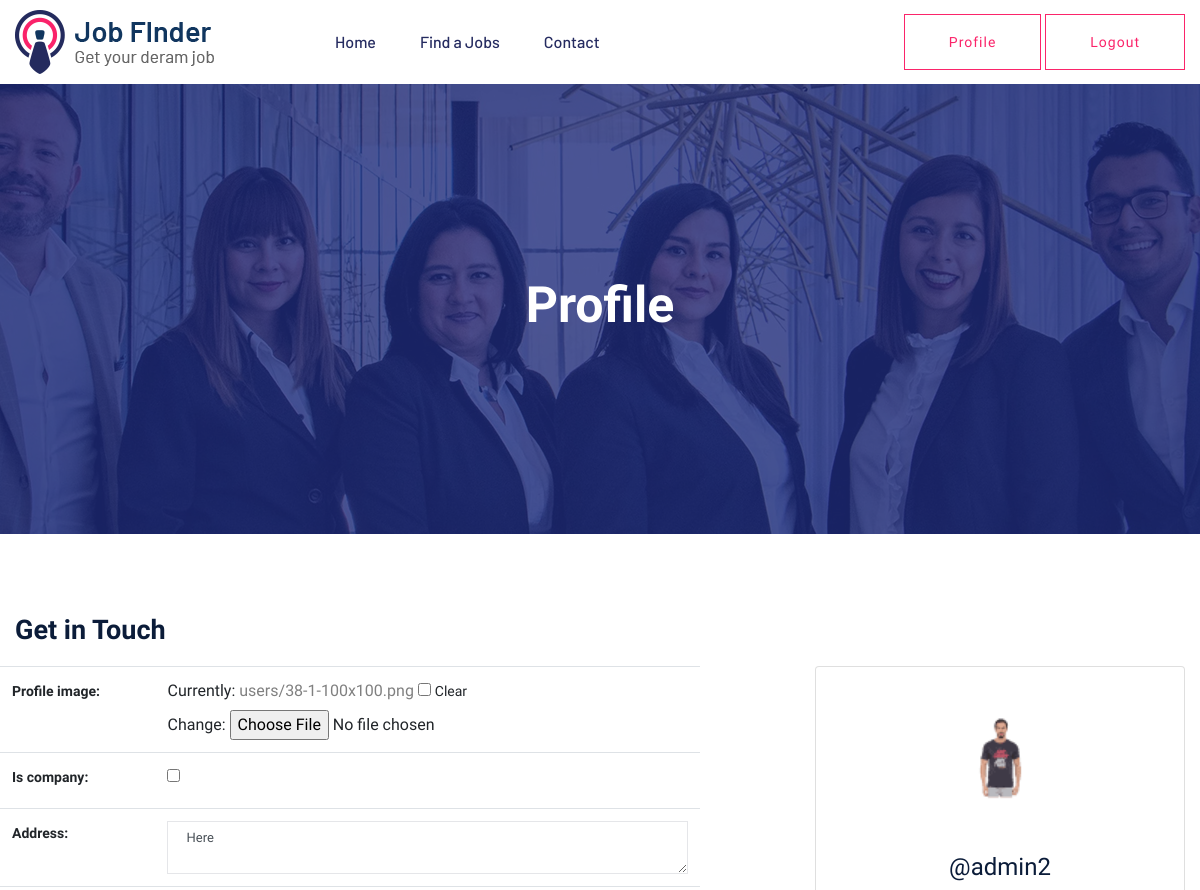
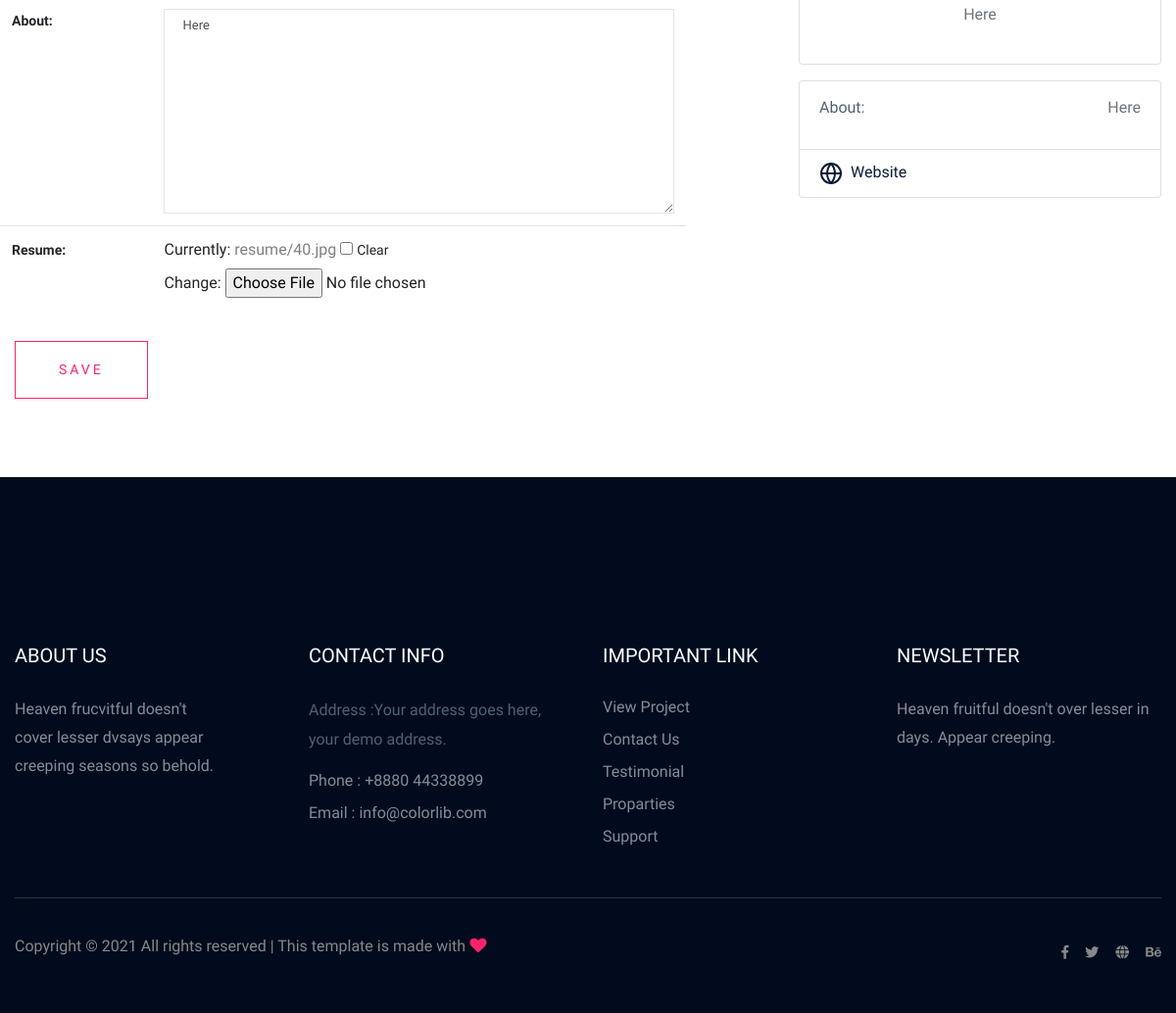
The page /user/profile/ (signed in) on the database its author committed (2 pictures, top to bottom).
### user/models.py (models this page shows, shortened)
class Profile(models.Model):
    user = models.OneToOneField(User, related_name='profile', on_delete=models.CASCADE)
    profile_image = models.ImageField(upload_to='users', null=True, blank=True)
    is_company = models.BooleanField(default=False)
    address = models.TextField( null=True, blank=True)
    about = models.TextField( null=True, blank=True)
    resume = models.FileField(upload_to='resume', null=True, blank=True)

### user/views.py (the view)
# urls.py: path('profile/', views.profile, name='profile'),
@login_required
def profile(request):
    next_url = request.GET.get('next')
    profile = Profile.objects.get(user=request.user)
    form = ProfileForm(request.POST or None, request.FILES or None, instance=profile)
    if request.method == "POST":
        if form.is_valid():
            form.save()
            return redirect(next_url)
    context = {
        'form': form,
        'profile': profile,
    }
    return render(request, 'user/profile.html', context)

### user/forms.py
class ProfileForm(forms.ModelForm):
    class Meta:
        model = Profile
        fields = '__all__'
        exclude = ('user', )
        widgets = {
            'about': forms.Textarea(attrs={
                                            'class': 'form-control',
                                            'placeholder': 'About your self',
                                        }),
            'address': forms.Textarea(attrs={
                                            'class': 'form-control',
                                            'placeholder': 'Address',
                                            'rows': 2,
                                        }),
        }

### user/templates/user/profile.html (shortened to what this page needs)
{% extends 'base.html' %}
{% load static %}
{% block content %}
<div class="slider-area ">
    <div class="single-slider section-overly slider-height2 d-flex align-items-center"
        data-background="{% static 'img/hero/about.jpg'%}">
        <div class="container">
            <div class="row">
                <div class="col-xl-12">
                    <div class="hero-cap text-center">
                        <h2>Profile</h2>
                    </div>
                </div>
            </div>
        </div>
    </div>
</div>
<section class="contact-section">
    <div class="container">
        <div class="row">
            <div class="col-12">
                <h2 class="contact-title">Get in Touch</h2>
            </div>
            <div class="col-lg-7">
                <form class="form-contact contact_form" action=" " method="POST" enctype="multipart/form-data">
                    <div class="row">
                        <table cellpadding=10 class='table'>
                            {{ form.as_table }}
                        </table>
                    </div>
                    <div class="form-group mt-3">
                        <button type="submit" class="button button-contactForm boxed-btn">Save</button>
                    </div>
                </form>
            </div>
            <div class="col-lg-4 offset-lg-1">
                <div class="card">
                    <div class="card-body">
                        <div class="d-flex flex-column align-items-center text-center">
                            <img src="{% if profile.profile_image %}{{ profile.profile_image.url }}{% endif %}" alt="Admin" class="rounded-circle" width="150">
                            <div class="mt-3">
                                <h4>@{{ profile.user.username }}</h4>
                                <p class="text-muted font-size-sm">{{ profile.address }}</p>
                            </div>
                        </div>
                    </div>
                </div>
                <div class="card mt-3">
                    <ul class="list-group list-group-flush">
                        <li class="list-group-item d-flex justify-content-between align-items-center flex-wrap">
                            <p>About: </p>
                            <p class="text-muted font-size-sm">{{ profile.about }}</p>
                        </li>
                        <li class="list-group-item d-flex justify-content-between align-items-center flex-wrap">
                            <h6 class="mb-0">Website</h6>
                        </li>
                    </ul>
                </div>
            </div>
        </div>
    </div>
</section>
{% endblock content %}

### rows shown on the page
Profile: address "Here", about "Here", profile_image (picture), user.username "admin2"
